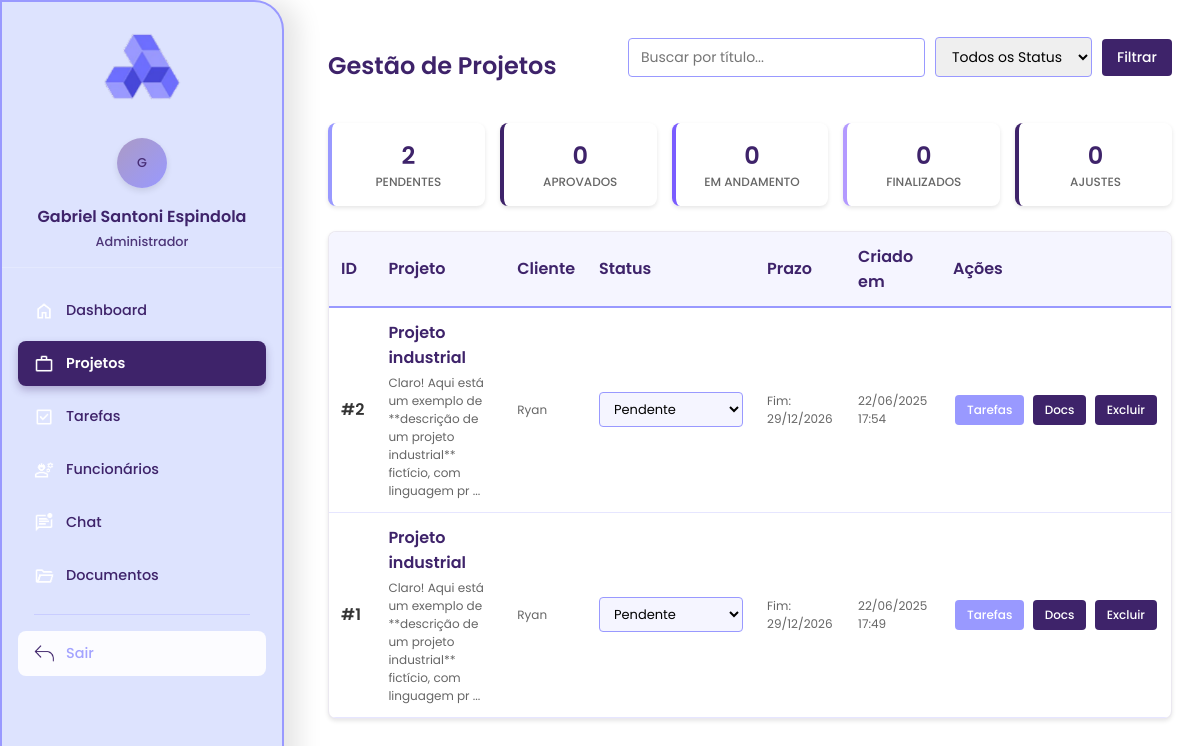
Screenshot of /gestor/projetos/listar_projetos.php (signed in) with the database file from the repository.
### tables this page shows
CREATE TABLE `projetos` (
  `id` int(11) NOT NULL,
  `titulo` varchar(255) NOT NULL,
  `descricao` text DEFAULT NULL,
  `cliente_id` int(11) DEFAULT NULL,
  `status` enum('pendente','aprovado','em_andamento','finalizado','ajustes') DEFAULT 'pendente',
  `data_inicio` date DEFAULT NULL,
  `data_fim` date DEFAULT NULL,
  `criado_em` timestamp NOT NULL DEFAULT current_timestamp()
);

### gestor/projetos/listar_projetos.php (the view, shortened to what this page needs)
<?php
require '../../conexao.php';
$busca = $_GET['busca'] ?? '';
$sql = "SELECT DISTINCT p.id, p.titulo, p.descricao, p.status, p.data_inicio, p.data_fim, p.criado_em,
               CASE
                   WHEN u.tipo = 'admin' OR u.id IS NULL THEN 'Sistema'
                   ELSE u.nome
               END as cliente_nome
        FROM projetos p
        LEFT JOIN usuarios u ON p.cliente_id = u.id
        WHERE 1=1";
$params = [];
$types = '';
$sql .= " ORDER BY p.criado_em DESC";
if (!empty($params)) {
    $stmt = $conn->prepare($sql);
    $stmt->bind_param($types, ...$params);
    $stmt->execute();
    $result = $stmt->get_result();
} else {
    $result = $conn->query($sql);
}
$stats_result = $conn->query("SELECT status, COUNT(*) as total FROM projetos GROUP BY status");
$stats = [];
while ($row = $stats_result->fetch_assoc()) {
    $stats[$row['status']] = $row['total'];
}
?>
<?php include '../sidebar.php'; ?>
<!DOCTYPE html>
<html lang="pt-BR">
<head>
    <link rel="stylesheet" href="../css/geral.css">
</head>
<body>
    <div class="main-content">
        <div class="header-section">
            <h2>Gestão de Projetos</h2>
            <form method="get" class="search-filters">
                <input type="text" name="busca" placeholder="Buscar por título..."
                       value="<?= htmlspecialchars($busca) ?>">
                <select name="status">
                    <option value="">Todos os Status</option>
                </select>
                <button type="submit">Filtrar</button>
            </form>
        </div>
        <div class="stats-cards">
            <div class="stat-card pendente">
                <div class="stat-number"><?= $stats['pendente'] ?? 0 ?></div>
                <div class="stat-label">Pendentes</div>
            </div>
            <div class="stat-card aprovado">
                <div class="stat-number"><?= $stats['aprovado'] ?? 0 ?></div>
                <div class="stat-label">Aprovados</div>
            </div>
            <div class="stat-card em_andamento">
                <div class="stat-number"><?= $stats['em_andamento'] ?? 0 ?></div>
                <div class="stat-label">Em Andamento</div>
            </div>
            <div class="stat-card finalizado">
                <div class="stat-number"><?= $stats['finalizado'] ?? 0 ?></div>
                <div class="stat-label">Finalizados</div>
            </div>
            <div class="stat-card ajustes">
                <div class="stat-number"><?= $stats['ajustes'] ?? 0 ?></div>
                <div class="stat-label">Ajustes</div>
            </div>
        </div>
        <div class="projects-table">
            <table>
                <thead>
                    <tr>
                        <th>ID</th>
                        <th>Projeto</th>
                        <th>Cliente</th>
                        <th>Status</th>
                        <th>Prazo</th>
                        <th>Criado em</th>
                        <th>Ações</th>
                    </tr>
                </thead>
                <tbody>
                    <?php if ($result->num_rows > 0): ?>
                        <?php while ($projeto = $result->fetch_assoc()): ?>
                            <tr>
                                <td><strong>#<?= $projeto['id'] ?></strong></td>
                                <td>
                                    <div class="project-title"><?= htmlspecialchars($projeto['titulo']) ?></div>
                                    <?php if ($projeto['descricao']): ?>
                                        <div class="project-description">
                                            <?= htmlspecialchars(substr($projeto['descricao'], 0, 100)) ?>
                                            <?= strlen($projeto['descricao']) > 100 ? '...' : '' ?>
                                        </div>
                                    <?php endif; ?>
                                </td>
                                <td>
                                    <div class="client-name">
                                        <?= $projeto['cliente_nome'] ? htmlspecialchars($projeto['cliente_nome']) : 'N/A' ?>
                                    </div>
                                </td>
                                <td>
                                    <form method="post" class="status-form">
                                        <select name="status" class="status-select" onchange="this.form.submit()">
                                            <option value="pendente" <?= $projeto['status'] === 'pendente' ? 'selected' : '' ?>>
                                                Pendente
                                            </option>
                                        </select>
                                    </form>
                                </td>
                                <td>
                                    <?php if ($projeto['data_inicio'] || $projeto['data_fim']): ?>
                                        <div class="date-info">
                                            <?php if ($projeto['data_fim']): ?>
                                                <div>Fim: <?= date('d/m/Y', strtotime($projeto['data_fim'])) ?></div>
                                            <?php endif; ?>
                                        </div>
                                    <?php else: ?>
                                        <span class="text-muted">-</span>
                                    <?php endif; ?>
                                </td>
                                <td>
                                    <div class="date-info">
                                        <?= date('d/m/Y H:i', strtotime($projeto['criado_em'])) ?>
                                    </div>
                                </td>
                                <td class="actions-cell">
                                    <a href="ver_tarefas.php?projeto_id=<?= $projeto['id'] ?>"
                                       class="btn btn-info" title="Ver Tarefas">
                                        Tarefas
                                    </a>
                                    <a href="ver_documentos.php?projeto_id=<?= $projeto['id'] ?>"
                                       class="btn btn-primary" title="Ver Documentos">
                                        Docs
                                    </a>
                                    <form method="post" class="delete-form"
                                          onsubmit="return confirm('Tem certeza que deseja excluir o projeto &quot;<?= htmlspecialchars($projeto['titulo']) ?>&quot;?\n\nEsta ação não pode ser desfeita e irá remover:\n- O projeto\n- Todas as tarefas relacionadas\n- Todas as entregas relacionadas')">
                                        <button type="submit" class="btn btn-danger" title="Excluir Projeto">
                                            Excluir
                                        </button>
                                    </form>
                                </td>
                            </tr>
                        <?php endwhile; ?>
                    <?php endif; ?>
                </tbody>
            </table>
        </div>
    </div>
</body>
</html>

### gestor/css/geral.css (style rules this page uses)
.main-content { margin-left: 300px; padding: 2rem; }
a { text-decoration: none; font-family: 'Poppins'; }
h2 { font-family: 'Poppins'; font-weight: 200px; }

### gestor/projetos/listar_projetos.php (style rules this page uses)
body { font-family: 'Poppins', sans-serif; font-weight: 450; color: #333; }
.main-content { padding: 20px; max-width: 1400px; font-family: 'Poppins', sans-serif; }
h1, h2, h3, h4, h5, h6 { font-family: 'Poppins', sans-serif; font-weight: 600; color: #3E236A; }
.header-section { display: flex; justify-content: space-between; align-items: center; margin-bottom: 20px; flex-wrap: wrap; gap: 15px; }
.search-filters { display: flex; gap: 10px; align-items: center; flex-wrap: wrap; }
.search-filters input, .search-filters select { padding: 8px 12px; border: 1px solid #9999FF; border-radius: 4px; font-size: 14px; font-family: 'Poppins', sans-serif; }
.search-filters button { padding: 8px 15px; background: #3E236A; color: white; border: none; border-radius: 4px; cursor: pointer; font-size: 14px; font-family: 'Poppins', sans-serif; font-weight: 500; transition: all 0.3s; }
.stats-cards { display: grid; grid-template-columns: repeat(auto-fit, minmax(150px, 1fr)); gap: 15px; margin-bottom: 25px; }
.stat-card { background: white; padding: 15px; border-radius: 8px; box-shadow: 0 2px 4px rgba(0,0,0,0.1); text-align: center; border-left: 4px solid; transition: transform 0.3s; }
.stat-card.pendente { border-left-color: #9999FF; }
.stat-card.aprovado { border-left-color: #3E236A; }
.stat-card.em_andamento { border-left-color: #7A5CFF; }
.stat-card.finalizado { border-left-color: #B399FF; }
.stat-card.ajustes { border-left-color: #3E236A; }
.stat-number { font-size: 24px; font-weight: 600; color: #3E236A; }
.stat-label { font-size: 12px; color: #666; text-transform: uppercase; font-weight: 500; }
.projects-table { background: white; border-radius: 8px; overflow: hidden; box-shadow: 0 2px 4px rgba(0,0,0,0.1); border: 1px solid rgba(62, 35, 106, 0.1); }
.projects-table table { width: 100%; border-collapse: collapse; }
.projects-table th { background: #F5F5FF; padding: 12px; text-align: left; font-weight: 600; color: #3E236A; border-bottom: 2px solid #9999FF; }
.projects-table td { padding: 12px; border-bottom: 1px solid #E6E6FF; vertical-align: middle; }
.status-form { display: inline-block; margin: 0; }
.status-select { padding: 6px 10px; border: 1px solid #9999FF; border-radius: 4px; font-size: 13px; min-width: 120px; font-family: 'Poppins', sans-serif; background: #F5F5FF; cursor: pointer; }
.actions-cell { white-space: nowrap; }
.btn { padding: 6px 12px; border: none; border-radius: 4px; cursor: pointer; font-size: 12px; text-decoration: none; display: inline-block; margin: 2px; transition: all 0.2s; font-family: 'Poppins', sans-serif; font-weight: 500; }
.btn-primary { background: #3E236A; color: white; }
.btn-danger { background: #3E236A; color: white; }
.btn-info { background: #9999FF; color: white; }
.project-title { font-weight: 600; color: #3E236A; }
.project-description { font-size: 12px; color: #666; margin-top: 4px; }
.client-name { font-size: 12px; color: #666; }
.date-info { font-size: 12px; color: #666; }
.delete-form { display: inline-block; margin: 0; }

### rows the page displays
projetos: id "2", titulo "Projeto industrial", descricao "Claro! Aqui está um exemplo de **descrição de um projeto industrial** fictício, com linguagem pr", cliente_nome "Ryan", status "Pendente", data_fim "29/12/2026", criado_em "22/06/2025 17:54"
projetos: id "1", titulo "Projeto industrial", descricao "Claro! Aqui está um exemplo de **descrição de um projeto industrial** fictício, com linguagem pr", cliente_nome "Ryan", status "Pendente", data_fim "29/12/2026", criado_em "22/06/2025 17:49"

### other values shown
substr($_SESSION['usuario_nome'] ?? 'U', 0, 1) "G"
$_SESSION['usuario_nome'] "Gabriel Santoni Espindola"
getUserTypeName($userType) "Administrador"
$item['label'] "Dashboard"
$item['label'] "Projetos"
$item['label'] "Tarefas"
$item['label'] "Funcionários"
$item['label'] "Chat"
$item['label'] "Documentos"
$stats['pendente'] "2"
$stats['aprovado'] "0"
$stats['em_andamento'] "0"
$stats['finalizado'] "0"
$stats['ajustes'] "0"
